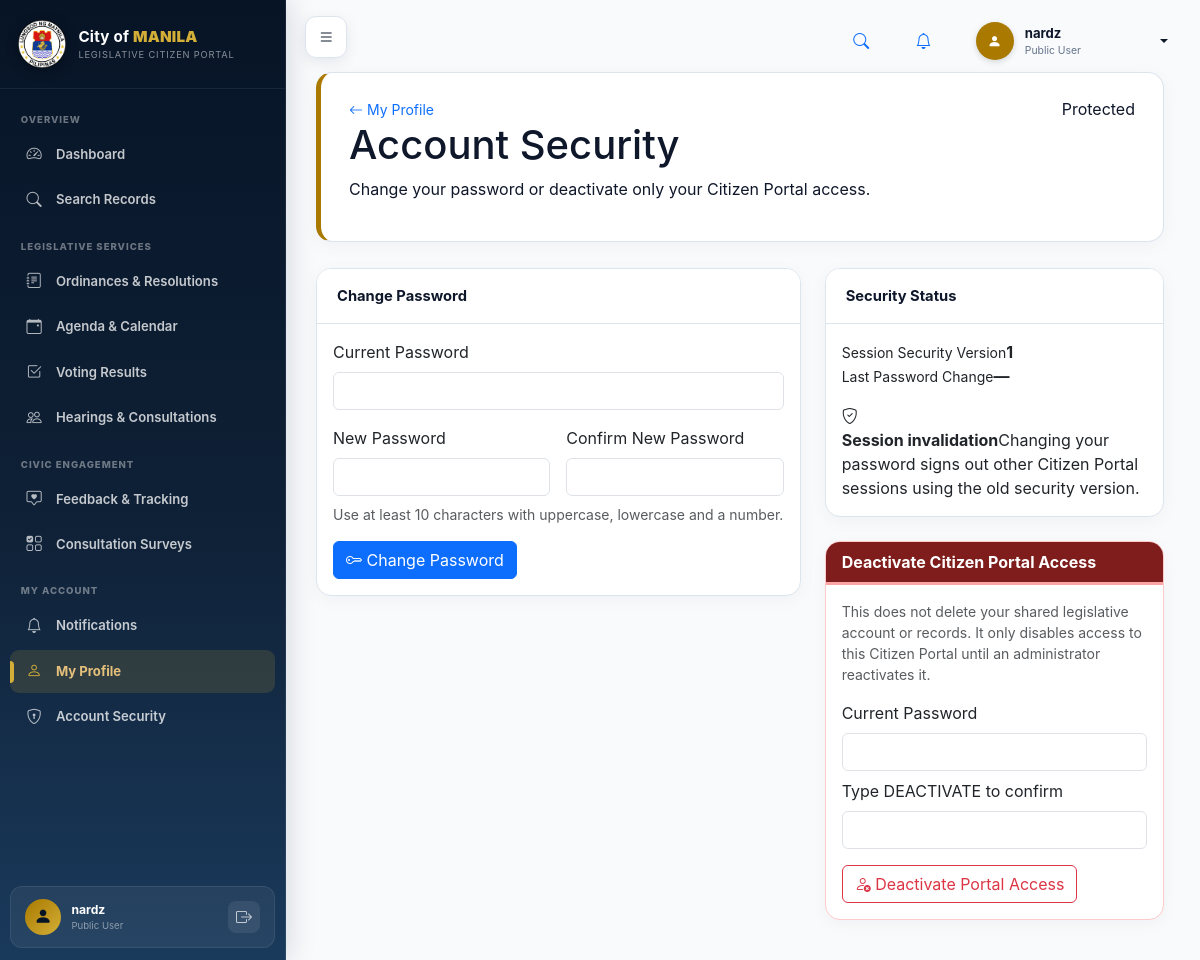
The app's page /citizen_portal/pages/account_security.php (signed in) with its own data.
### tables this page shows
CREATE TABLE `users` (
  `id` int(11) NOT NULL,
  `username` varchar(100) DEFAULT NULL,
  `full_name` varchar(150) NOT NULL,
  `email` varchar(150) NOT NULL,
  `phone` varchar(50) DEFAULT NULL,
  `password` varchar(255) NOT NULL,
  `role_id` int(11) NOT NULL,
  `office_id` int(11) DEFAULT NULL,
  `department_id` int(11) DEFAULT NULL,
  `status` varchar(50) DEFAULT 'Active',
  `created_at` timestamp NOT NULL DEFAULT current_timestamp(),
  `last_login_at` datetime DEFAULT NULL,
  `updated_at` timestamp NOT NULL DEFAULT current_timestamp() ON UPDATE current_timestamp(),
  `deleted_at` datetime DEFAULT NULL
);

CREATE TABLE `roles` (
  `id` int(11) NOT NULL,
  `name` varchar(100) NOT NULL,
  `created_at` timestamp NOT NULL DEFAULT current_timestamp()
);

CREATE TABLE `citizen_portal_account_security` (
  `user_id` int(11) NOT NULL,
  `session_version` int(10) UNSIGNED NOT NULL DEFAULT 1,
  `password_changed_at` datetime DEFAULT NULL,
  `last_profile_update_at` datetime DEFAULT NULL,
  `portal_access_deactivated_at` datetime DEFAULT NULL,
  `created_at` timestamp NOT NULL DEFAULT current_timestamp(),
  `updated_at` timestamp NOT NULL DEFAULT current_timestamp() ON UPDATE current_timestamp()
);

### citizen_portal/includes/functions.php (called while the page is built, shortened)
<?php
function e(?string $value): string
{
    return htmlspecialchars($value??'',ENT_QUOTES,'UTF-8');
}
function appUrl(string $path=''): string
{
    return rtrim(APP_URL,'/').'/'.ltrim($path,'/');
}
function formatDate(?string $date,string $format='M d, Y'): string
{
    if(!$date)return '—';
    $time=strtotime($date);
    return $time?date($format,$time):'—';
}
function formatDateTime(?string $date,string $format='M d, Y h:i A'): string
{
    return formatDate($date,$format);
}
function portalSecurityState(int $userId): ?array
{
    try{
        $pdo=db();
        $pdo->prepare(
            'INSERT IGNORE INTO citizen_portal_account_security
             (user_id,session_version,created_at,updated_at)
             VALUES(:user,1,NOW(),NOW())'
        )->execute([':user'=>$userId]);
        $q=$pdo->prepare(
            'SELECT user_id,session_version,password_changed_at,
                    last_profile_update_at,portal_access_deactivated_at,
                    created_at,updated_at
             FROM citizen_portal_account_security
             WHERE user_id=:user
             LIMIT 1'
        );
        $q->execute([':user'=>$userId]);
        $row=$q->fetch();
        return $row?:null;
    }catch(Throwable $e){
        error_log('[Citizen Portal security state] '.$e->getMessage());
        return null;
    }
}

### citizen_portal/includes/auth.php (called while the page is built, shortened)
<?php
require_once __DIR__.'/../config/database.php';
require_once __DIR__.'/functions.php';
function isLoggedIn(): bool
{
    return !empty($_SESSION['citizen_user_id']);
}
function currentUserId(): int
{
    return (int)($_SESSION['citizen_user_id']??0);
}
function currentUser(): ?array
{
    return [
        'id'=>currentUserId(),
        'full_name'=>(string)($_SESSION['citizen_full_name']??''),
        'email'=>(string)($_SESSION['citizen_email']??''),
        'role_name'=>(string)($_SESSION['citizen_role_name']??''),
    ];
}
function portalAccountRow(int $userId): ?array
{
    try{
        $q=db()->prepare(
            'SELECT u.id,u.username,u.full_name,u.email,u.phone,
                    u.password,u.status,u.deleted_at,
                    r.name role_name
             FROM users u
             JOIN roles r ON r.id=u.role_id
             WHERE u.id=:user
             LIMIT 1'
        );
        $q->execute([':user'=>$userId]);
        $row=$q->fetch();
        return $row?:null;
    }catch(Throwable $e){
        error_log('[Citizen Portal account row] '.$e->getMessage());
        return null;
    }
}
function requireLogin(): void
{
    $userId=currentUserId();
    $account=portalAccountRow($userId);
}

### citizen_portal/config/database.php (called while the page is built, shortened)
<?php
final class Database
{
    private static ?PDO $instance=null;
    public static function getInstance(): PDO
    {
        if(self::$instance===null){
            $dsn='mysql:host='.DB_HOST.';dbname='.DB_NAME.';charset='.DB_CHARSET;
            self::$instance=new PDO($dsn,DB_USER,DB_PASS,[
                PDO::ATTR_ERRMODE=>PDO::ERRMODE_EXCEPTION,
                PDO::ATTR_DEFAULT_FETCH_MODE=>PDO::FETCH_ASSOC,
                PDO::ATTR_EMULATE_PREPARES=>false,
            ]);
        }
        return self::$instance;
    }
}
function db(): PDO
{
    return Database::getInstance();
}

### citizen_portal/pages/account_security.php (the view, shortened to what this page needs)
<?php
require_once __DIR__.'/../includes/auth.php';
requireLogin();
$activeMenu='profile';
$extraCss=[appUrl('assets/css/account.css')];
$security=portalSecurityState(currentUserId());
include __DIR__.'/../layouts/header.php';
?>
<div class="app-shell">
<?php include __DIR__.'/../layouts/sidebar.php'; ?>
<main class="main-content">
<div class="page-head">
<div>
<a class="small text-decoration-none" href="<?= e(appUrl('pages/profile.php')) ?>"><i class="bi bi-arrow-left"></i> My Profile</a>
<h1>Account Security</h1>
<p>Change your password or deactivate only your Citizen Portal access.</p>
</div>
<span class="public-status good">Protected</span>
</div>
<div class="row g-4">
<div class="col-xl-7">
<div class="card portal-card">
<div class="card-header">Change Password</div>
<div class="card-body">
<form method="post" action="<?= e(appUrl('auth/change_password.php')) ?>">
<div class="mb-3">
<label class="form-label">Current Password</label>
<input type="password" class="form-control" name="current_password" required autocomplete="current-password">
</div>
<div class="row g-3">
<div class="col-md-6">
<label class="form-label">New Password</label>
<input type="password" class="form-control" name="new_password" required minlength="10" autocomplete="new-password">
</div>
<div class="col-md-6">
<label class="form-label">Confirm New Password</label>
<input type="password" class="form-control" name="confirm_password" required minlength="10" autocomplete="new-password">
</div>
</div>
<div class="form-text mt-2">Use at least 10 characters with uppercase, lowercase and a number.</div>
<button class="btn btn-primary mt-3"><i class="bi bi-key"></i> Change Password</button>
</form>
</div>
</div>
</div>
<div class="col-xl-5">
<div class="card portal-card mb-4">
<div class="card-header">Security Status</div>
<div class="card-body">
<div class="public-side-list">
<div><small>Session Security Version</small><strong><?= (int)($security['session_version']??1) ?></strong></div>
<div><small>Last Password Change</small><strong><?= formatDateTime($security['password_changed_at']??null) ?></strong></div>
</div>
<div class="safe-note mt-3">
<i class="bi bi-shield-check"></i>
<div><strong>Session invalidation</strong><span>Changing your password signs out other Citizen Portal sessions using the old security version.</span></div>
</div>
</div>
</div>
<div class="card account-danger-card">
<div class="card-header">Deactivate Citizen Portal Access</div>
<div class="card-body">
<p class="small text-muted">This does not delete your shared legislative account or records. It only disables access to this Citizen Portal until an administrator reactivates it.</p>
<form method="post" action="<?= e(appUrl('auth/deactivate_portal.php')) ?>">
<label class="form-label">Current Password</label>
<input type="password" class="form-control mb-2" name="current_password" required autocomplete="current-password">
<label class="form-label">Type DEACTIVATE to confirm</label>
<input class="form-control mb-3" name="confirmation" required autocomplete="off">
<button class="btn btn-outline-danger"><i class="bi bi-person-x"></i> Deactivate Portal Access</button>
</form>
</div>
</div>
</div>
</div>
</main>
</div>
<?php include __DIR__.'/../layouts/footer.php'; ?>

### citizen_portal/layouts/header.php (shortened to what this page needs)
<?php
$user = currentUser();
?>
<!doctype html>
<html lang="en">
<head>
<link rel="stylesheet" href="https://cdn.jsdelivr.net/npm/bootstrap@5.3.3/dist/css/bootstrap.min.css">
<link rel="stylesheet" href="https://cdn.jsdelivr.net/npm/bootstrap-icons@1.11.3/font/bootstrap-icons.css">
<link rel="stylesheet" href="<?= e(appUrl('assets/css/style.css?v=' . time())) ?>">
<link rel="stylesheet" href="<?= e(appUrl('assets/css/orlms-shell.css?v=' . time())) ?>">
<?php if(!empty($extraCss)): foreach($extraCss as $css): ?>
<link rel="stylesheet" href="<?= e($css) ?>">
<?php endforeach; endif; ?>
</head>
<body>
<header class="orlms-topbar">
    <button class="orlms-menu-button" id="sidebarToggle" type="button" aria-label="Toggle Sidebar">
        <i class="bi bi-list"></i>
    </button>
    <div class="orlms-topbar-actions">
        <a class="orlms-topbar-icon" href="<?= e(appUrl('pages/search.php')) ?>" title="Search Public Records">
            <i class="bi bi-search"></i>
        </a>
        <a class="orlms-topbar-icon" href="<?= e(appUrl('pages/notifications.php')) ?>" title="Notifications">
            <i class="bi bi-bell"></i>
        </a>
        <div class="dropdown">
            <button class="orlms-user-button dropdown-toggle" type="button" data-bs-toggle="dropdown" aria-expanded="false">
                <span class="orlms-avatar"><i class="bi bi-person-fill"></i></span>
                <div class="orlms-user-copy">
                    <strong><?= e($user['full_name'] ?? 'Citizen User') ?></strong>
                    <small><?= e($user['role_name'] ?? 'Public Citizen') ?></small>
                </div>
            </button>
        </div>
    </div>
</header>

### citizen_portal/layouts/sidebar.php (shortened to what this page needs)
<?php
$activeMenu = $activeMenu ?? 'dashboard';
$user = currentUser();
$navGroups = [
    'Overview' => [
        ['dashboard', 'Dashboard', 'bi-speedometer2', 'dashboard.php'],
        ['search', 'Search Records', 'bi-search', 'pages/search.php'],
    ],
    'Legislative Services' => [
        ['ordinances', 'Ordinances & Resolutions', 'bi-journal-text', 'modules/ordinances/index.php'],
        ['calendar', 'Agenda & Calendar', 'bi-calendar-event', 'modules/calendar/index.php'],
        ['voting', 'Voting Results', 'bi-check2-square', 'modules/voting/index.php'],
        ['hearings', 'Hearings & Consultations', 'bi-people', 'modules/hearings/index.php'],
    ],
    'Civic Engagement' => [
        ['engagement', 'Feedback & Tracking', 'bi-chat-square-heart', 'modules/engagement/index.php'],
        ['surveys', 'Consultation Surveys', 'bi-ui-checks-grid', 'modules/surveys/index.php'],
    ],
    'My Account' => [
        ['notifications', 'Notifications', 'bi-bell', 'pages/notifications.php'],
        ['profile', 'My Profile', 'bi-person', 'pages/profile.php'],
        ['security', 'Account Security', 'bi-shield-lock', 'pages/account_security.php'],
    ],
];
?>
<aside class="sidebar orlms-sidebar" id="sidebar">
    <div class="sidebar-brand">
        <img src="<?= e(appUrl('assets/images/manila.png')) ?>" alt="City of Manila Seal" class="sidebar-logo">
        <div class="sidebar-brand-text">
            <strong>City of <b>MANILA</b></strong>
            <small>Legislative Citizen Portal</small>
        </div>
    </div>
    <nav class="sidebar-nav">
        <?php foreach ($navGroups as $groupLabel => $items): ?>
            <div class="sidebar-section-heading"><?= e($groupLabel) ?></div>
            <?php foreach ($items as [$key, $label, $icon, $url]): ?>
                <a class="sidebar-link <?= $activeMenu === $key ? 'active' : '' ?>" href="<?= e(appUrl($url)) ?>" title="<?= e($label) ?>">
                    <i class="bi <?= e($icon) ?>"></i>
                    <span><?= e($label) ?></span>
                    <?php if ($activeMenu === $key): ?><b class="active-indicator"></b><?php endif; ?>
                </a>
            <?php endforeach; ?>
        <?php endforeach; ?>
    </nav>
    <div class="sidebar-user-footer">
        <div class="user-avatar-circle">
            <i class="bi bi-person-fill"></i>
        </div>
        <div class="user-info-text">
            <strong><?= e($user['full_name'] ?? 'Citizen User') ?></strong>
            <small><?= e($user['role_name'] ?? 'Public Citizen') ?></small>
        </div>
        <form method="post" action="<?= e(appUrl('logout.php')) ?>" class="m-0 ms-auto">
            <button type="submit" class="btn-sidebar-logout" title="Sign Out">
                <i class="bi bi-box-arrow-right"></i>
            </button>
        </form>
    </div>
</aside>

### citizen_portal/assets/css/orlms-shell.css (style rules this page uses)
:root { --navy: #071426; --navy2: #0f2137; --navy3: #1a3a5c; --gold: #a97900; --bg: #eef4f9; --border: #dce5ee; --muted: #64748b; --side: 286px; --top: 0px }
* { box-sizing: border-box }
body { margin: 0; background: var(--bg); color: #0f172a; font-family: Inter, ui-sans-serif, system-ui, -apple-system, BlinkMacSystemFont, "Segoe UI", sans-serif }
.orlms-topbar { position: absolute; top: 1rem; right: 1.4rem; z-index: 1040; display: flex; align-items: center; background: transparent; border: none; box-shadow: none; padding: 0; min-height: auto }
.orlms-menu-button { position: fixed; top: 1rem; left: calc(var(--side) + 1.2rem); z-index: 1045; display: inline-flex; align-items: center; justify-content: center; width: 42px; height: 42px; color: #071426; background: #fff; border: 1px solid var(--border); border-radius: 11px; box-shadow: 0 4px 14px rgba(7, 20, 38, .08); cursor: pointer; transition: left .2s ease, background .2s ease, border-color .2s ease, box-shadow .2s ease }
.orlms-topbar-actions { display: flex; align-items: center; gap: 1.4rem; margin-left: auto }
.orlms-system-switcher, .orlms-user-button { min-height: auto; color: #0f172a !important; background: transparent !important; border: none !important; box-shadow: none !important; padding: .4rem .6rem; border-radius: 99px; transition: background .2s ease }
.orlms-topbar-icon { position: relative; display: inline-flex; align-items: center; justify-content: center; width: 40px; text-decoration: none }
.orlms-user-button { display: flex; align-items: center; gap: .7rem }
.orlms-avatar { display: inline-flex; align-items: center; justify-content: center; width: 38px; height: 38px; color: #fff; background: var(--gold); border-radius: 50%; font-size: .85rem; font-weight: 850; box-shadow: 0 2px 6px rgba(0, 0, 0, 0.15) }
.orlms-user-copy { display: flex; flex-direction: column; min-width: 120px; text-align: left }
.orlms-user-copy strong { color: #0f172a !important; font-size: .82rem; font-weight: 700 }
.orlms-user-copy small { color: #64748b !important; font-size: .65rem }
.orlms-sidebar { position: fixed; top: 0; left: 0; bottom: 0; z-index: 1030; display: flex; flex-direction: column; width: var(--side); color: #fff; background: linear-gradient(180deg, var(--navy), var(--navy2) 55%, var(--navy3)); box-shadow: 5px 0 25px rgba(7, 20, 38, .12); transition: width .2s ease, transform .2s ease }

### citizen_portal/assets/css/account.css (style rules this page uses)
.account-danger-card { border:1px solid #fecaca; border-radius:15px; overflow:hidden; background:#fff; box-shadow:0 4px 16px rgba(10,22,40,.04); }
.account-danger-card>.card-header { background:#7f1d1d; color:#fff; border-bottom:3px solid #fca5a5; font-weight:700; }

### records on screen
users: full_name "nardz", role.name "Public User"
citizen_portal_account_security: session_version "1", password_changed_at "—"

### other values on screen
$groupLabel "OVERVIEW"
$label "Dashboard"
$label "Search Records"
$groupLabel "LEGISLATIVE SERVICES"
$label "Ordinances & Resolutions"
$label "Agenda & Calendar"
$label "Voting Results"
$label "Hearings & Consultations"
$groupLabel "CIVIC ENGAGEMENT"
$label "Feedback & Tracking"
$label "Consultation Surveys"
$groupLabel "MY ACCOUNT"
$label "Notifications"
$label "My Profile"
$label "Account Security"
